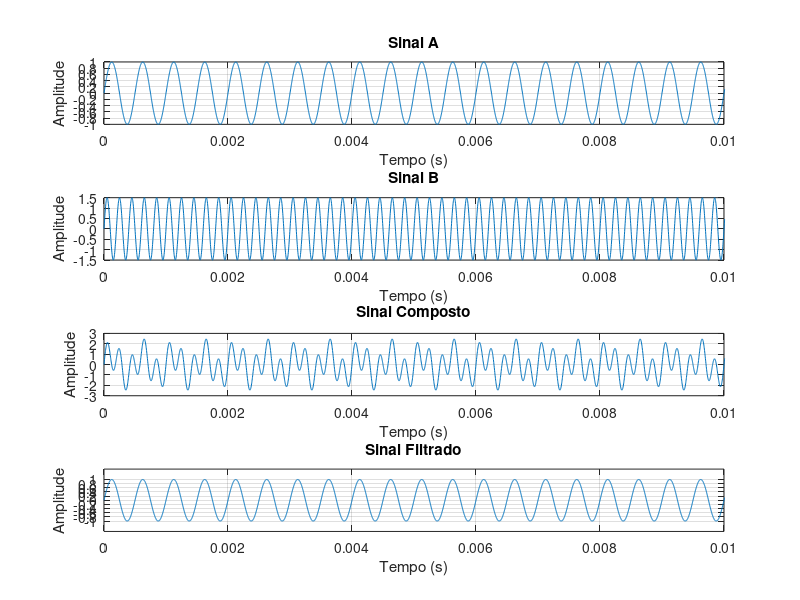
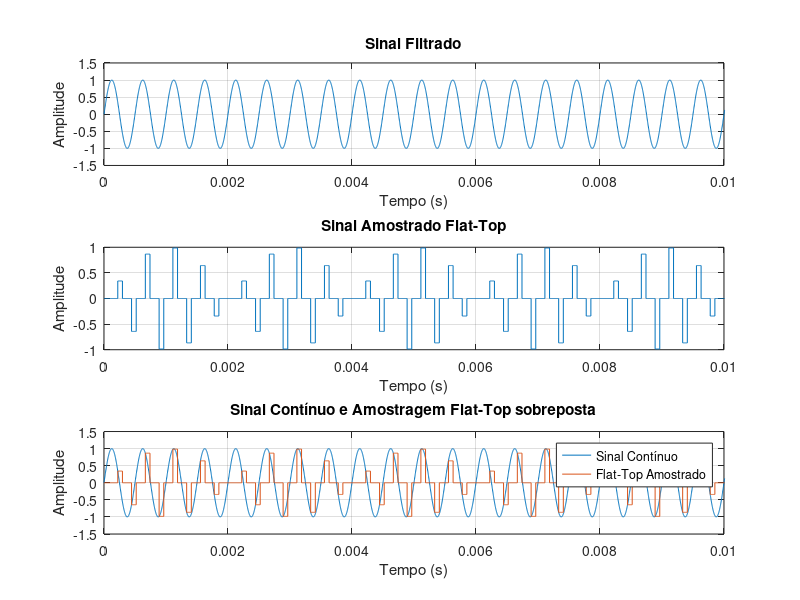
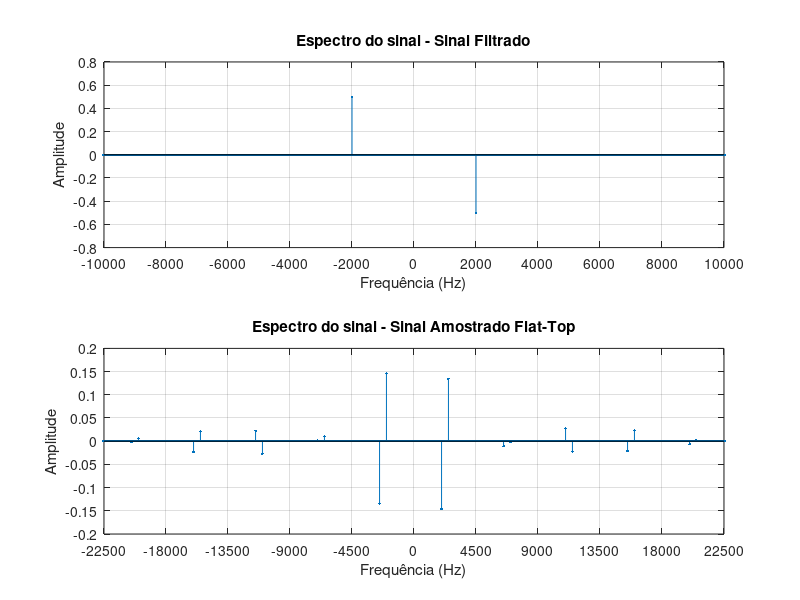
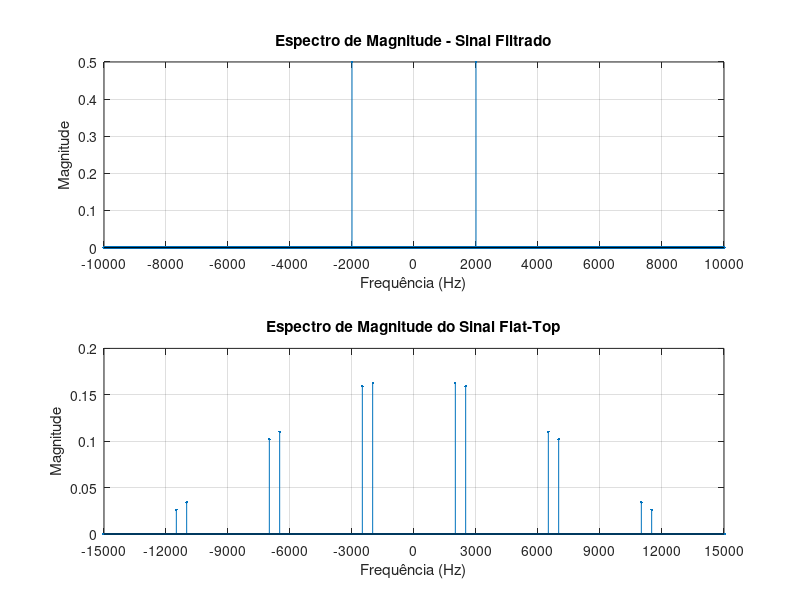

These charts were generated, in order, by the following MATLAB code:
clear;
clc;
close all;

pkg load signal;

f1 = 2e3;        % Frequencia da senoide a ser amostrada
f2 = 5e3;        % Frequencia da segunda senoide
A1 = 1.0;        % Amplitude da senoide a ser amostrada
A2 = 1.5;        % Amplitude da segunda senoide

fs = 4.5e3;        % Frequencia de amostragem
Ts = 1/fs;       % Periodo de amostragem
fNyquist = fs/2; % Frequencia de Nyquist
fAnalog = 360e3; % Frequencia da grade computacional
Ta = 1/fAnalog;  % Periodo da grade computacional
tempoTotal = 1;  % Tempo total de simulacao
t = 0:Ta:tempoTotal-Ta; % Grade computacional
nPAnalog = length(t);   % Total de pontos da grade
fCorte = 3e3;    % Frequencia de corte do filtro passa baixas

sinalA = A1*sin(2*pi*f1*t);
sinalB = A2*sin(2*pi*f2*t);
sinalComposto = sinalA + sinalB;

filtroIdeal = zeros(1, nPAnalog);

for i = 1:nPAnalog
    fAtual = (i-1) * (fAnalog / nPAnalog);

    if fAtual <= fCorte || fAtual >= (fAnalog - fCorte)
        filtroIdeal(i) = 1;
    else
        filtroIdeal(i) = 0;
    end
end

sinalCompostoFFT = fft(sinalComposto);
sinalFiltradoFFT = sinalCompostoFFT .* filtroIdeal;
sinalFiltrado = real(ifft(sinalFiltradoFFT));

% Figura 1: Sinais no Tempo
figure;

subplot(4,1,1);
plot(t,sinalA);
grid on;
xlabel('Tempo (s)');
ylabel('Amplitude');
title('Sinal A');
xlim([0 0.01]);
yticks(-1:0.2:1);

subplot(4,1,2);
plot(t,sinalB);
grid on;
xlabel('Tempo (s)');
ylabel('Amplitude');
title('Sinal B');
xlim([0 0.01]);

subplot(4,1,3);
plot(t,sinalComposto);
grid on;
xlabel('Tempo (s)');
ylabel('Amplitude');
title('Sinal Composto');
xlim([0 0.01]);

subplot(4,1,4);
plot(t,sinalFiltrado);
grid on;
xlabel('Tempo (s)');
ylabel('Amplitude');
title('Sinal Filtrado');
xlim([0 0.01]);
yticks(-1:0.2:1);

saveas(gcf, sprintf('FlatTop_%gHz_01_Sinais_No_Tempo.png', fs));

kPasso = round(Ts/Ta);

d = Ts/3; % Tempo de abertura do pulso
numPontosPulso = round(d/Ta);
dReal = numPontosPulso * Ta;

amostras = sinalFiltrado(1:kPasso:end); % Obtendo as amostras do sinal filtrado
pulsoFlatTop = [ones(1, numPontosPulso), zeros(1, kPasso - numPontosPulso)]; % Pulso retangular Flat-Top

sinalAmostradoFlatTop = kron(amostras, pulsoFlatTop); % Construindo o sinal Flat-Top
sinalAmostradoFlatTop = sinalAmostradoFlatTop(1:nPAnalog);

% Figura 2: Processo de amostragem no tempo (3 subplots - com os 2 gráficos de sobreposição no 3º subplot)
figure;

subplot(3,1,1);
plot(t,sinalFiltrado);
grid on;
xlabel('Tempo (s)');
ylabel('Amplitude');
title('Sinal Filtrado');
xlim([0 0.01]);

subplot(3,1,2);
stairs(t,sinalAmostradoFlatTop);
grid on;
xlabel('Tempo (s)');
ylabel('Amplitude');
title('Sinal Amostrado Flat-Top');
xlim([0 0.01]);

subplot(3,1,3);
plot(t, sinalFiltrado);
hold on;
stairs(t, sinalAmostradoFlatTop);
grid on;
xlabel('Tempo (s)');
ylabel('Amplitude');
title('Sinal Contínuo e Amostragem Flat-Top sobreposta');
legend('Sinal Contínuo', 'Flat-Top Amostrado');
xlim([0 0.01]);
hold off;

saveas(gcf, sprintf('FlatTop_%gHz_02_Processo_De_Amostragem.png', fs));

f = (-nPAnalog/2 : nPAnalog/2 - 1) * (fAnalog / nPAnalog); % Grade computacional da frequencia

sinalFiltradoFFT_plot = fftshift(fft(sinalFiltrado)) / nPAnalog;
sinalAmostradoFlatTopFFT_plot = fftshift(fft(sinalAmostradoFlatTop)) / nPAnalog;

magFiltrado = abs(sinalFiltradoFFT_plot);
faseFiltrado = angle(sinalFiltradoFFT_plot) * (180/pi);
faseFiltrado(magFiltrado < 0.01 * max(magFiltrado)) = 0;

magFlatTop = abs(sinalAmostradoFlatTopFFT_plot);
faseFlatTop = angle(sinalAmostradoFlatTopFFT_plot) * (180/pi);
faseFlatTop(magFlatTop < 0.01 * max(magFlatTop)) = 0;

% Figura 3: Espectro do sinal - Parte Imaginária (2 subplots)
figure;

subplot(2,1,1);
stem(f, imag(sinalFiltradoFFT_plot), '.');
grid on;
xlabel('Frequência (Hz)');
ylabel('Amplitude');
title('Espectro do sinal - Sinal Filtrado');
xlim([-10000 10000]);
xticks(-10000:2000:10000);

subplot(2,1,2);
stem(f, imag(sinalAmostradoFlatTopFFT_plot), '.');
grid on;
xlabel('Frequência (Hz)');
ylabel('Amplitude');
title('Espectro do sinal - Sinal Amostrado Flat-Top');
xlim([-5*fs 5*fs]);
xticks(-5*fs : fs : 5*fs);

saveas(gcf, sprintf('FlatTop_%gHz_03_Espectros_Do_Sinal_Imag.png', fs));

% Figura 4: Espectros de Magnitude (2 subplots)
figure;

subplot(2,1,1);
stem(f, magFiltrado, '.');
grid on;
xlabel('Frequência (Hz)');
ylabel('Magnitude');
title('Espectro de Magnitude - Sinal Filtrado');
xlim([-10000 10000]);
xticks(-10000:2000:10000);
xtickangle(45);

subplot(2,1,2);
stem(f, magFlatTop, '.');
grid on;
xlabel('Frequência (Hz)');
ylabel('Magnitude');
title('Espectro de Magnitude do Sinal Flat-Top');
xlim([-15000 15000]);
xticks(-15000:3000:15000);

saveas(gcf, sprintf('FlatTop_%gHz_04_Espectros_De_Magnitude.png', fs));

% Figura 5: Espectros de Fase (2 subplots)
figure;

subplot(2,1,1);
stem(f, faseFiltrado, '.');
grid on;
xlabel('Frequência (Hz)');
ylabel('Fase (graus)');
title('Espectro de Fase - Sinal Filtrado');
xlim([-10000 10000]);
xticks(-10000:2000:10000);
ylim([-180 180]);
yticks(-180:90:180);

subplot(2,1,2);
stem(f, faseFlatTop, '.');
grid on;
xlabel('Frequência (Hz)');
ylabel('Fase (graus)');
title('Espectro de Fase - Sinal Amostrado Flat-Top');
xlim([-5*fs 5*fs]);
xticks(-5*fs : fs : 5*fs);
ylim([-180 180]);
yticks(-180:90:180);

saveas(gcf, sprintf('FlatTop_%gHz_05_Espectros_De_Fase.png', fs));

% Espectro Flat-Top e Envolvente Sinc adicional
fSinc = f;
fSinc(fSinc == 0) = 1e-10;
envolventeSinc = abs(sin(pi * fSinc * dReal) ./ (pi * fSinc * dReal));
amplitudeMaxima = max(magFlatTop);
envolventeSinc = envolventeSinc * amplitudeMaxima;

figure;

stem(f, magFlatTop, '.');
hold on;
plot(f, envolventeSinc, 'k--');
grid on;
xlabel('Frequência (Hz)');
ylabel('Magnitude');
title('Espectro Flat-Top e Envolvente Sinc');
xlim([-15000 15000]);
xticks(-15000:3000:15000);
ylim([0 amplitudeMaxima * 1.2]);
legend('Espectro Flat-Top', 'Envolvente Sinc', 'Location', 'northeast');
hold off;

saveas(gcf, sprintf('FlatTop_%gHz_06_Envolvente_Sinc.png', fs));

fCorteReconstrucao = fs/2;
filtroReconstrucao = zeros(1, nPAnalog);

for i = 1:nPAnalog
    fAtual = (i-1) * (fAnalog / nPAnalog);

    if fAtual <= fCorteReconstrucao || fAtual >= (fAnalog - fCorteReconstrucao)
        filtroReconstrucao(i) = 1;
    else
        filtroReconstrucao(i) = 0;
    end
end

fatorCompensacao = Ts / dReal;

sinalAmostradoFlatTopFFT = fft(sinalAmostradoFlatTop);
sinalReconstruidoFFT = sinalAmostradoFlatTopFFT .* filtroReconstrucao * fatorCompensacao;
sinalReconstruido = real(ifft(sinalReconstruidoFFT));

filtroReconstrucaoPlot = fftshift(filtroReconstrucao);
sinalReconstruidoFFT_plot = fftshift(sinalReconstruidoFFT) / nPAnalog;

% Figura 7: Reconstrução e Comparação (4 subplots)
figure;

subplot(4,1,1);
stem(f, imag(sinalAmostradoFlatTopFFT_plot), '.');
grid on;
xlabel('Frequência (Hz)');
ylabel('Amplitude');
title('Espectro do sinal - Sinal Amostrado Flat-Top');
xlim([-5*fs 5*fs]);
xticks(-5*fs : fs : 5*fs);

subplot(4,1,2);
plot(f, filtroReconstrucaoPlot);
grid on;
xlabel('Frequência (Hz)');
ylabel('Ganho');
title('Filtro Ideal de Reconstrução');
xlim([-5*fs 5*fs]);
xticks(-5*fs : fs : 5*fs);
ylim([-0.2 1.2]);

subplot(4,1,3);
stem(f, imag(sinalReconstruidoFFT_plot), '.');
grid on;
xlabel('Frequência (Hz)');
ylabel('Amplitude');
title('Espectro do sinal - Sinal Reconstruído');
xlim([-5*fs 5*fs]);
xticks(-5*fs : fs : 5*fs);

subplot(4,1,4);
plot(t, sinalFiltrado, 'DisplayName', 'Sinal Filtrado');
hold on;
plot(t, sinalReconstruido, '--', 'DisplayName', 'Sinal Reconstruído');
grid on;
xlabel('Tempo (s)');
ylabel('Amplitude');
title('Comparação: Sinal Filtrado vs Sinal Reconstruído');
xlim([0 0.01]);
legend('Location', 'northeast');
hold off;

saveas(gcf, sprintf('FlatTop_%gHz_07_Reconstrucao_E_Comparacao.png', fs));
